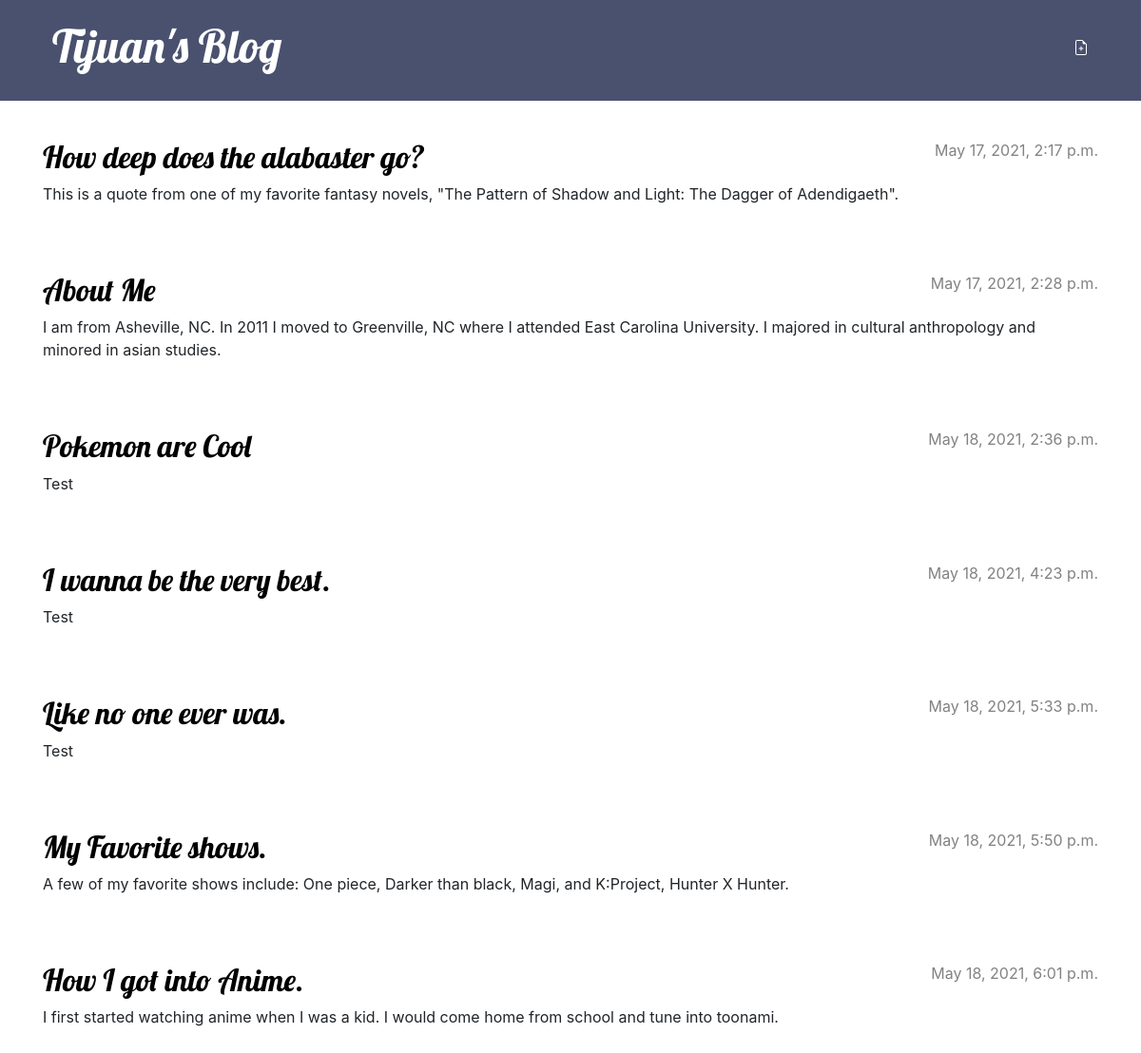
The app's page / (signed in) with its own data.
### blog/models.py (models this page shows, shortened)
class Post(models.Model):
    author = models.ForeignKey(settings.AUTH_USER_MODEL, on_delete=models.CASCADE)
    header_image = models.ImageField(null=True, blank=True, upload_to= "images/")
    title = models.CharField(max_length=200)
    created_date = models.DateTimeField(default=timezone.now)
    published_date = models.DateTimeField(blank=True, null=True)
    text = models.TextField()

### blog/views.py (the view)
# urls.py: path('', views.post_list, name='post_list'),
def post_list(request):
    posts = Post.objects.filter(published_date__lte=timezone.now()).order_by('published_date')
    return render(request, 'blog/post_list.html', {'posts': posts})

### blog/templates/blog/post_list.html
{% extends 'blog/base.html' %}
{% block content %}
    {% for post in posts %}
        <article class="post">
            <time class="date">
                {{ post.published_date }}
            </time>
            <h2><a href="{% url 'post_detail' pk=post.pk %}">{{ post.title }}</a></h2>
            <p>{{ post.text|linebreaksbr }}</p>
        </article>
    {% endfor %}
{% endblock %}

### blog/static/css/blog.css (style rules this page uses)
h1, h2, h3, h4 { font-family: 'Lobster', cursive; }
.date { color: #828282; }
.post { margin-bottom: 70px; }
.post h2 a, .post h2 a:visited { color: #000000; }
.post > .date, .post > .actions { float: right; }

### records on screen
Post: published_date "May 17, 2021, 2:17 p.m.", title "How deep does the alabaster go?", text "This is a quote from one of my favorite fantasy novels, \"The Pattern of Shadow and Light: The Dagger of Adendigaeth\"."
Post: published_date "May 17, 2021, 2:28 p.m.", title "About Me", text "I am from Asheville, NC. In 2011 I moved to Greenville, NC where I attended East Carolina University. I majored in cultural anthropology and minored in asian studies."
Post: published_date "May 18, 2021, 2:36 p.m.", title "Pokemon are Cool", text "Test"
Post: published_date "May 18, 2021, 4:23 p.m.", title "I wanna be the very best.", text "Test"
Post: published_date "May 18, 2021, 5:33 p.m.", title "Like no one ever was.", text "Test"
Post: published_date "May 18, 2021, 5:50 p.m.", title "My Favorite shows.", text "A few of my favorite shows include: One piece, Darker than black, Magi, and K:Project, Hunter X Hunter."
Post: published_date "May 18, 2021, 6:01 p.m.", title "How I got into Anime.", text "I first started watching anime when I was a kid. I would come home from school and tune into toonami."
